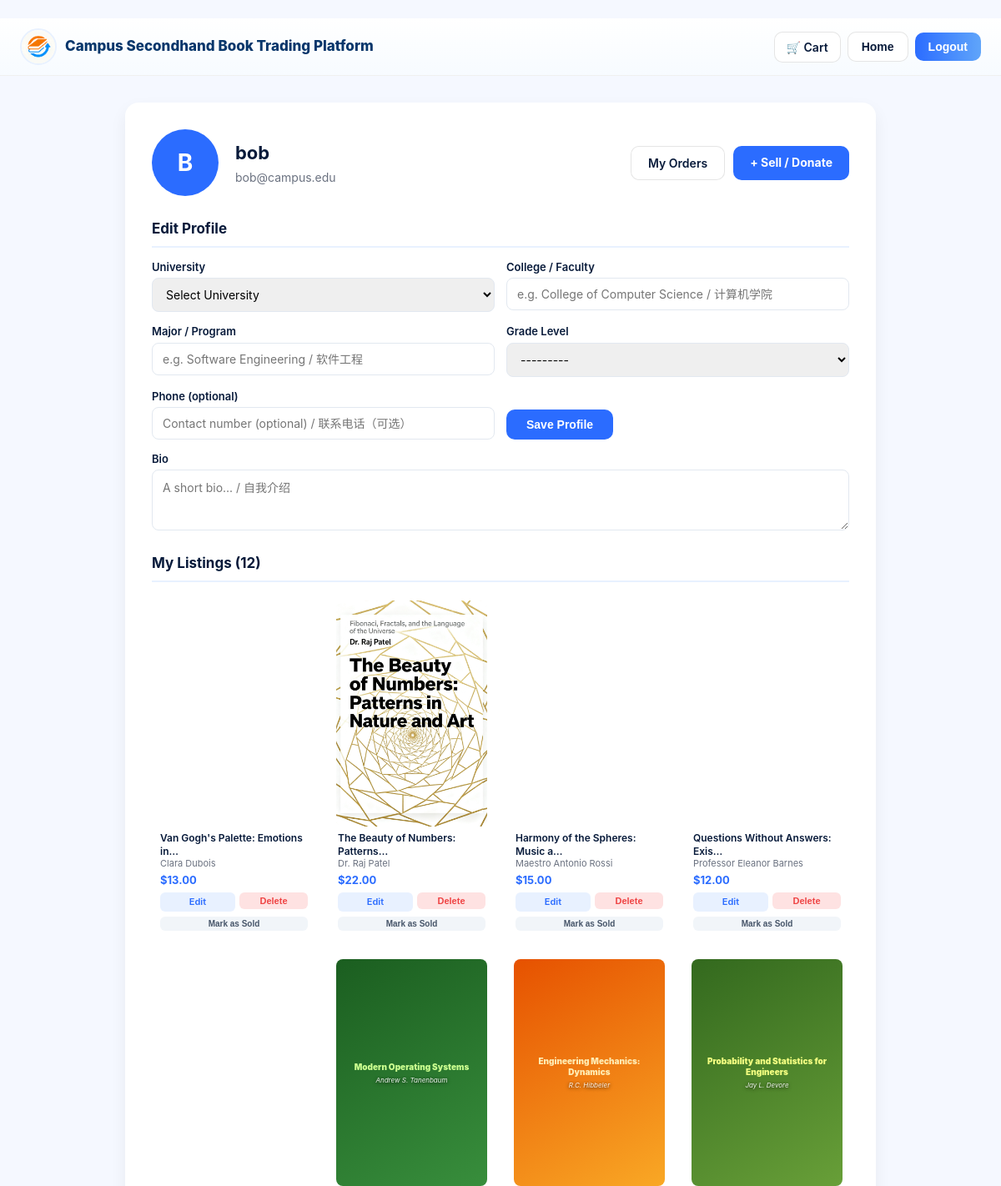
Page /profile/ (signed in, upper part) on the earlier database version.
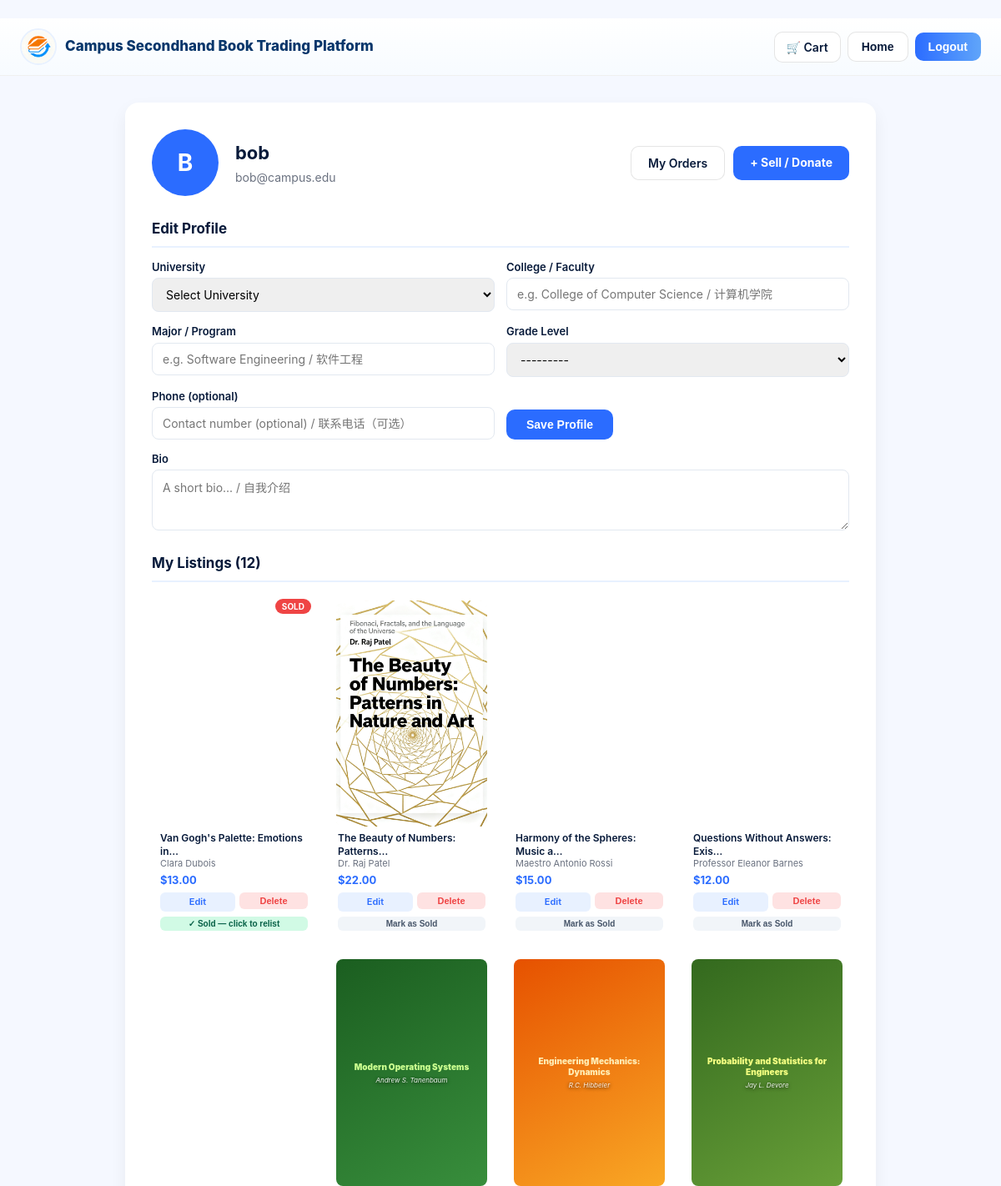
Same page on the later database version.
### books/models.py (models this page shows, shortened)
class Book(models.Model):
    CONDITION_CHOICES = [
        ('like_new', 'Like New (98%)'),
        ('good', 'Good (85%)'),
        ('used', 'Used (70%)'),
    ]
    CATEGORY_CHOICES = [
        ('arts', 'Arts & Humanities'),
        ('business', 'Business & Management'),
        ('cs', 'Computer Science & IT'),
        ('math', 'Mathematics & Statistics'),
        ('engineering', 'Engineering'),
        ('education', 'Education'),
        ('social', 'Social Sciences'),
        ('natural', 'Natural Sciences'),
        ('health', 'Health & Medicine'),
        ('other', 'Other'),
    ]
    GRADE_CHOICES = [
        ('elem', 'Elementary School'),
        ('middle', 'Middle School'),
        ('hs', 'High School'),
        ('1', 'Freshman (Year 1)'),
        ('2', 'Sophomore (Year 2)'),
        ('3', 'Junior (Year 3)'),
        ('4', 'Senior (Year 4)'),
        ('ms1', "Master's Year 1"),
        ('ms2', "Master's Year 2"),
        ('ms3', "Master's Year 3"),
        ('phd1', 'PhD Year 1'),
        ('phd2', 'PhD Year 2'),
        ('phd3', 'PhD Year 3'),
        ('phd4', 'PhD Year 4'),
        ('phd5', 'PhD Year 5+'),
    ]
    title = models.CharField(max_length=300, verbose_name='Book Title / 书名')
    author = models.CharField(max_length=200, verbose_name='Author / 作者')
    price = models.DecimalField(
        max_digits=8, decimal_places=2, null=True, blank=True,
        verbose_name='Price / 价格'
    )
    description = models.TextField(blank=True, verbose_name='Description / 描述')
    cover = models.ImageField(
        upload_to='covers/', blank=True, null=True,
        verbose_name='Cover Image / 封面图'
    )
    university = models.ForeignKey(
        University, on_delete=models.SET_NULL, null=True, blank=True,
        related_name='books', verbose_name='University / 学校'
    )
    college = models.CharField(max_length=200, blank=True, verbose_name='College / Faculty / 学院')
    program = models.CharField(max_length=200, blank=True, verbose_name='Major / Program / 专业')
    grade = models.CharField(
        max_length=10, choices=GRADE_CHOICES, blank=True,
        verbose_name='Grade Level / 年级'
    )
    course = models.CharField(max_length=200, blank=True, verbose_name='Course / 课程')
    category = models.CharField(
        max_length=20, choices=CATEGORY_CHOICES, blank=True,
        verbose_name='Category / 分类'
    )
    condition = models.CharField(
        max_length=10, choices=CONDITION_CHOICES, default='good',
        verbose_name='Condition / 成色'
    )
    year_published = models.IntegerField(
        null=True, blank=True, verbose_name='Year Published / 出版年份'
    )
    seller = models.ForeignKey(
        User, on_delete=models.CASCADE, related_name='books',
        verbose_name='Seller / 卖家'
    )
    created_at = models.DateTimeField(auto_now_add=True, verbose_name='Listed At / 上架时间')
    is_sold = models.BooleanField(default=False, verbose_name='Is Sold / 已售')
    class Meta:
        ordering = ['-created_at']
        verbose_name = 'Book / 书籍'
        verbose_name_plural = 'Books / 书籍列表'

### users/views.py (the view)
# urls.py: path('profile/', views.profile_view, name='profile'),
@login_required
def profile_view(request):
    profile = request.user.profile
    form = ProfileForm(request.POST or None, instance=profile)
    if request.method == 'POST' and form.is_valid():
        form.save()
        messages.success(request, 'Profile updated successfully.')
        return redirect('users:profile')
    my_books = Book.objects.filter(seller=request.user).order_by('-created_at')
    return render(request, 'profile.html', {
        'profile': profile,
        'form': form,
        'my_books': my_books,
    })

### books/models.py (called while the page is built)
    def __str__(self):
        return self.name

### templates/profile.html (shortened to what the changed rows need)
﻿{% load static %}
<!DOCTYPE html>
<html lang="en">
<head>
  <link rel="stylesheet" href="{% static 'css/base.css' %}">
</head>
<body>
<div class="profile-page">
  <div class="profile-header">
    <div class="profile-info">
      <h2>{{ user.get_full_name|default:user.username }}</h2>
    </div>
  </div>
  {% if my_books %}
  <div class="my-books-grid">
    {% for book in my_books %}
    <div class="card" onclick="location.href='{% url 'books:detail' book.pk %}'"
         style="cursor:pointer;position:relative;padding:8px;">
      {% if book.is_sold %}
      <div style="position:absolute;top:6px;right:6px;background:#ef4444;color:#fff;font-size:10px;font-weight:700;padding:2px 8px;border-radius:10px;z-index:1;">SOLD</div>
      {% endif %}
      {% if book.cover %}
      <div style="width:100%;aspect-ratio:2/3;border-radius:8px;background:url('{{ book.cover.url }}') center/cover;"></div>
      {% endif %}
      <div style="padding:6px 2px 2px;">
        <div style="font-size:12px;font-weight:600;color:#071a3a;line-height:1.3;">{{ book.title|truncatechars:32 }}</div>
        <div style="font-size:11px;color:#6b7280;">{{ book.author }}</div>
        <div style="font-weight:700;color:#2b6cff;font-size:13px;margin-top:2px;">
          {% if book.price %}${{ book.price }}{% else %}Free{% endif %}
        </div>
      </div>
      <div style="display:flex;gap:5px;padding:4px 2px;">
        <a href="{% url 'books:edit' book.pk %}" onclick="event.stopPropagation();"
           style="flex:1;text-align:center;font-size:11px;padding:4px;background:#e8f1ff;color:#2b6cff;border-radius:6px;text-decoration:none;font-weight:600;">Edit</a>
        <form method="post" action="{% url 'books:delete' book.pk %}"
              onsubmit="event.stopPropagation();return confirm('Delete this listing?');" style="flex:1;">
          <button type="submit"
                  style="width:100%;font-size:11px;padding:4px;background:#fee2e2;color:#ef4444;border:none;border-radius:6px;cursor:pointer;font-weight:600;">Delete</button>
        </form>
      </div>
      <form method="post" action="{% url 'books:mark_sold' book.pk %}"
            onsubmit="event.stopPropagation();" style="padding:2px;">
        <button type="submit"
                style="width:100%;font-size:10px;padding:3px;border:none;border-radius:6px;cursor:pointer;font-weight:600;
                       {% if book.is_sold %}background:#d1fae5;color:#065f46;{% else %}background:#f1f5f9;color:#475569;{% endif %}">
          {% if book.is_sold %}✓ Sold — click to relist{% else %}Mark as Sold{% endif %}
        </button>
      </form>
    </div>
    {% endfor %}
  </div>
  {% endif %}
</div>
</body>
</html>

Differences in the rows shown:
changed Book "Clara Dubois": is_sold "Mark as Sold" → "SOLD ✓ Sold — click to relist"
